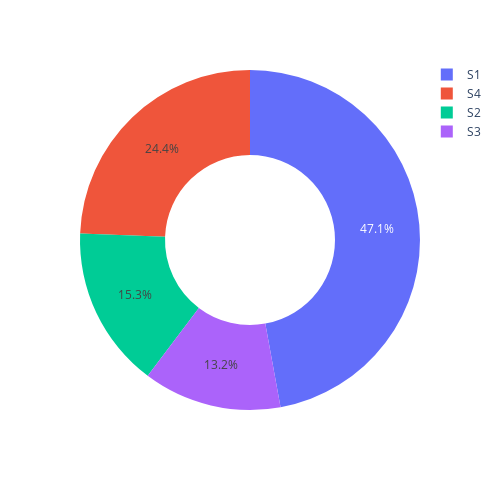

The cell this chart's notebook holds for it:
### Code cell
pie = data.Store_Type.value_counts()

fig = px.pie(data_frame=pie, 
             values=pie.values, 
             names=pie.index,
             hole=0.5,
             width=500,
             height=500)
fig.show()

### Figure 1 — Plotly figure (JSON) as saved in the notebook; plotly's stock layout.template omitted (floating-point values rounded to 4 significant figures)
{"data": [{"domain": {"x": [0, 1], "y": [0, 1]}, "hole": 0.5, "hovertemplate": "index=%{label}<br>value=%{value}<extra></extra>", "labels": ["S1", "S4", "S2", "S3"], "legendgroup": "", "name": "", "showlegend": true, "type": "pie", "values": [88752, 45924, 28896, 24768]}], "layout": {"height": 500, "legend": {"tracegroupgap": 0}, "margin": {"t": 60}, "width": 500}}
